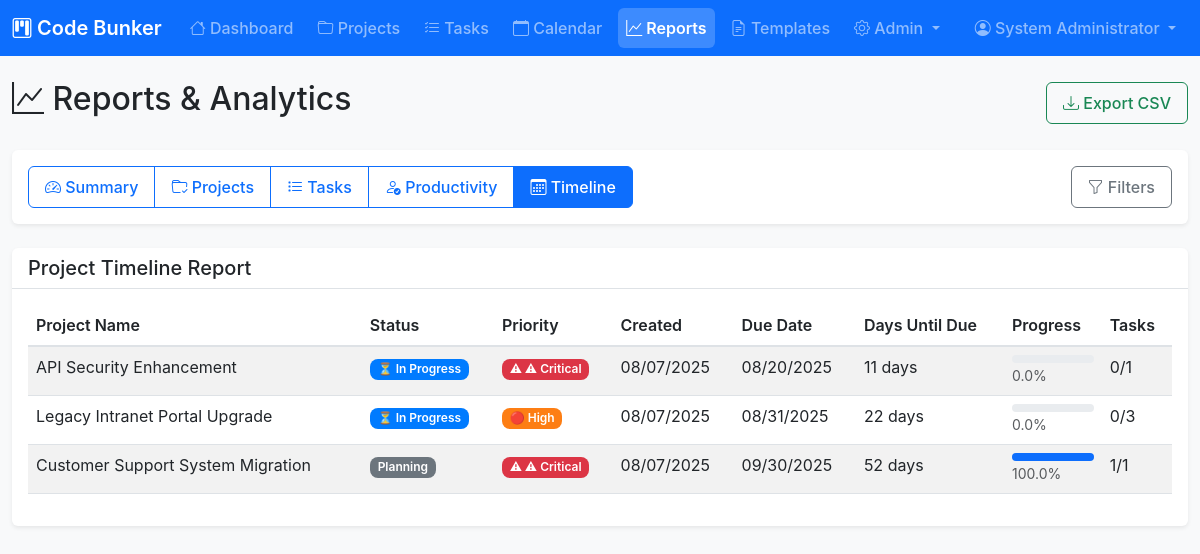
/pages/reports.php?type=timeline (signed in), run on the app's committed database.
### tables this page shows
CREATE TABLE projects (
    id INT AUTO_INCREMENT PRIMARY KEY,
    name VARCHAR(255) NOT NULL,
    description TEXT,
    category VARCHAR(100) DEFAULT 'Development Project',
    priority ENUM('critical', 'high', 'medium', 'low') DEFAULT 'medium',
    status ENUM('planning', 'in_progress', 'testing', 'completed', 'on_hold') DEFAULT 'planning',
    current_version VARCHAR(50),
    target_version VARCHAR(50),
    start_date DATE,
    due_date DATE,
    completion_date DATE NULL,
    estimated_hours DECIMAL(6,2) DEFAULT 0,
    actual_hours DECIMAL(6,2) DEFAULT 0,
    budget DECIMAL(10,2),
    created_by INT NOT NULL,
    assigned_to INT,
    created_at TIMESTAMP DEFAULT CURRENT_TIMESTAMP,
    updated_at TIMESTAMP DEFAULT CURRENT_TIMESTAMP ON UPDATE CURRENT_TIMESTAMP,
    FOREIGN KEY (created_by) REFERENCES users(id) ON DELETE RESTRICT,
    FOREIGN KEY (assigned_to) REFERENCES users(id) ON DELETE SET NULL,
    INDEX idx_status (status),
    INDEX idx_priority (priority),
    INDEX idx_due_date (due_date),
    INDEX idx_category (category)
);

### pages/reports.php (the view, shortened to what the rows shown need)
<?php
require_once dirname(__FILE__) . '/../includes/header.php';
$filters = [];
$reportType = $_GET['type'] ?? 'summary';
$reportData = [];
$summary = [];
switch ($reportType) {
    case 'timeline':
        $reportData = generateTimelineReport($filters);
        break;
}
?>
<div class="row mb-4">
    <div class="col-12">
        <div class="d-flex justify-content-between align-items-center">
            <h2><i class="bi bi-graph-up"></i> Reports & Analytics</h2>
        </div>
    </div>
</div>
<?php if ($reportType === 'summary'): ?>
<div class="row">
    <div class="col-xl-3 col-md-6 mb-4">
        <div class="card dashboard-card">
            <div class="card-body">
                <div class="d-flex justify-content-between">
                    <div>
                        <div class="card-title h6">Total Projects</div>
                        <div class="display-4"><?php echo $summary['projects']['total_projects'] ?? 0; ?></div>
                    </div>
                    <div class="align-self-center">
                        <i class="bi bi-folder fs-1"></i>
                    </div>
                </div>
            </div>
        </div>
    </div>
    <div class="col-xl-3 col-md-6 mb-4">
        <div class="card dashboard-card success">
            <div class="card-body">
                <div class="d-flex justify-content-between">
                    <div>
                        <div class="card-title h6">Completion Rate</div>
                        <div class="display-4"><?php echo $summary['completion_rate'] ?? 0; ?>%</div>
                    </div>
                    <div class="align-self-center">
                        <i class="bi bi-check-circle fs-1"></i>
                    </div>
                </div>
            </div>
        </div>
    </div>
    <div class="col-xl-3 col-md-6 mb-4">
        <div class="card dashboard-card warning">
            <div class="card-body">
                <div class="d-flex justify-content-between">
                    <div>
                        <div class="card-title h6">Total Tasks</div>
                        <div class="display-4"><?php echo $summary['tasks']['total_tasks'] ?? 0; ?></div>
                    </div>
                    <div class="align-self-center">
                        <i class="bi bi-list-task fs-1"></i>
                    </div>
                </div>
            </div>
        </div>
    </div>
    <div class="col-xl-3 col-md-6 mb-4">
        <div class="card dashboard-card info">
            <div class="card-body">
                <div class="d-flex justify-content-between">
                    <div>
                        <div class="card-title h6">Total Hours</div>
                        <div class="display-4"><?php echo number_format($summary['tasks']['total_hours'] ?? 0, 0); ?></div>
                    </div>
                    <div class="align-self-center">
                        <i class="bi bi-clock fs-1"></i>
                    </div>
                </div>
            </div>
        </div>
    </div>
</div>
<div class="row">
    <div class="col-lg-6 mb-4">
        <div class="card">
            <div class="card-header">
                <h5 class="card-title mb-0"><?php echo isFeatureEnabled('budget_tracking') ? 'Budget Summary' : 'Project Summary'; ?></h5>
            </div>
            <div class="card-body">
                <div class="row">
                    <?php if (isFeatureEnabled('budget_tracking')): ?>
                    <div class="col-6">
                        <div class="metric">
                            <h3 class="text-primary">$<?php echo number_format($summary['projects']['total_budget'] ?? 0, 0); ?></h3>
                            <p class="text-muted mb-0">Total Budget</p>
                        </div>
                    </div>
                    <div class="col-6">
                        <div class="metric">
                            <h3 class="text-success">$<?php echo number_format($summary['projects']['avg_budget'] ?? 0, 0); ?></h3>
                            <p class="text-muted mb-0">Average per Project</p>
                        </div>
                    </div>
                    <?php else: ?>
                    <div class="col-6">
                        <div class="metric">
                            <h3 class="text-info"><?php echo $summary['projects']['active_projects'] ?? 0; ?></h3>
                            <p class="text-muted mb-0">Active Projects</p>
                        </div>
                    </div>
                    <div class="col-6">
                        <div class="metric">
                            <h3 class="text-warning"><?php echo number_format($summary['tasks']['avg_hours_per_task'] ?? 0, 1); ?></h3>
                            <p class="text-muted mb-0">Avg Hours per Task</p>
                        </div>
                    </div>
                    <?php endif; ?>
                </div>
            </div>
        </div>
    </div>
    <div class="col-lg-6 mb-4">
        <div class="card">
            <div class="card-header">
                <h5 class="card-title mb-0">Task Efficiency</h5>
            </div>
            <div class="card-body">
                <div class="row">
                    <div class="col-6">
                        <div class="metric">
                            <h3 class="text-info"><?php echo number_format($summary['tasks']['avg_hours_per_task'] ?? 0, 1); ?></h3>
                            <p class="text-muted mb-0">Hours per Task</p>
                        </div>
                    </div>
                    <div class="col-6">
                        <div class="metric">
                            <h3 class="text-warning"><?php echo $summary['tasks']['completed_tasks'] ?? 0; ?></h3>
                            <p class="text-muted mb-0">Completed Tasks</p>
                        </div>
                    </div>
                </div>
            </div>
        </div>
    </div>
</div>
<?php elseif ($reportType === 'timeline'): ?>
<div class="row">
    <div class="col-12">
        <div class="card">
            <div class="card-body">
                <?php if (empty($reportData)): ?>
                <div class="text-center py-4">
                    <i class="bi bi-calendar-x fs-1 text-muted"></i>
                    <p class="text-muted mt-2">No timeline data found for the selected filters.</p>
                </div>
                <?php else: ?>
                <div class="table-responsive">
                    <table class="table table-striped">
                        <thead>
                            <tr>
                                <th>Project Name</th>
                                <th>Status</th>
                                <th>Priority</th>
                                <th>Created</th>
                                <th>Due Date</th>
                                <th>Days Until Due</th>
                                <th>Progress</th>
                                <th>Tasks</th>
                            </tr>
                        </thead>
                        <tbody>
                            <?php foreach ($reportData as $row): ?>
                            <tr>
                                <td><?php echo htmlspecialchars($row['name']); ?></td>
                                <td><?php echo getStatusBadge($row['status'], 'project'); ?></td>
                                <td><?php echo getPriorityBadge($row['priority']); ?></td>
                                <td><?php echo formatDate($row['created_at']); ?></td>
                                <td>
                                    <?php if ($row['due_date']): ?>
                                        <?php echo formatDate($row['due_date']); ?>
                                    <?php else: ?>
                                        <span class="text-muted">Not set</span>
                                    <?php endif; ?>
                                </td>
                                <td>
                                    <?php if ($row['days_until_due'] !== null): ?>
                                        <?php if ($row['days_until_due'] < 0): ?>
                                            <span class="text-danger"><?php echo abs($row['days_until_due']); ?> days overdue</span>
                                        <?php elseif ($row['days_until_due'] == 0): ?>
                                            <span class="text-warning">Due today</span>
                                        <?php else: ?>
                                            <?php echo $row['days_until_due']; ?> days
                                        <?php endif; ?>
                                    <?php else: ?>
                                        <span class="text-muted">-</span>
                                    <?php endif; ?>
                                </td>
                                <td>
                                    <div class="progress" style="height: 8px;">
                                        <div class="progress-bar" role="progressbar"
                                             style="width: <?php echo $row['progress_percentage']; ?>%"
                                             aria-valuenow="<?php echo $row['progress_percentage']; ?>"
                                             aria-valuemin="0" aria-valuemax="100"></div>
                                    </div>
                                    <small class="text-muted"><?php echo $row['progress_percentage']; ?>%</small>
                                </td>
                                <td><?php echo $row['completed_tasks'] . '/' . $row['total_tasks']; ?></td>
                            </tr>
                            <?php endforeach; ?>
                        </tbody>
                    </table>
                </div>
                <?php endif; ?>
            </div>
        </div>
    </div>
</div>
<?php endif; ?>
<?php require_once dirname(__FILE__) . '/../includes/footer.php'; ?>

### config/config.php (shortened to what the rows shown need)
<?php
function formatDate($date, $format = DISPLAY_DATE_FORMAT) {
    try {
        $dateObj = new DateTime($date);
        return $dateObj->format($format);
    } catch (Exception $e) {
        return $date;
    }
}
function getStatusBadge($status, $type = 'project') {
    $statusLabels = ($type === 'task') ? TASK_STATUS : PROJECT_STATUS;
    $label = isset($statusLabels[$status]) ? $statusLabels[$status] : ucfirst($status);
    $color = isset(STATUS_COLORS[$status]) ? STATUS_COLORS[$status] : '#6c757d';
    $icon = '';
    switch($status) {
        case 'in_progress': $icon = '⏳ '; break;
    }
    return '<span class="badge badge-' . $status . '" style="background-color: ' . $color . '" aria-label="Status: ' . $label . '">' . $icon . $label . '</span>';
}
function getPriorityBadge($priority) {
    $label = isset(PRIORITY_LEVELS[$priority]) ? PRIORITY_LEVELS[$priority] : ucfirst($priority);
    $color = isset(PRIORITY_COLORS[$priority]) ? PRIORITY_COLORS[$priority] : '#6c757d';
    $icon = '';
    switch($priority) {
        case 'critical': $icon = '⚠ '; break;
        case 'high': $icon = '🔴 '; break;
    }
    return '<span class="badge badge-' . $priority . '" style="background-color: ' . $color . '" aria-label="Priority: ' . $label . '">' . $icon . $label . '</span>';
}
require_once CONFIG_PATH . '/database.php';
?>

### data on the page
projects: name "API Security Enhancement", status "⏳", status "In Progress", priority "⚠", priority "Critical", created_at "08/07/2025", due_date "08/20/2025", days_until_due "11", progress_percentage "0.0", completed_tasks "0", total_tasks "1"
projects: name "Legacy Intranet Portal Upgrade", status "⏳", status "In Progress", priority "🔴", priority "High", created_at "08/07/2025", due_date "08/31/2025", days_until_due "22", progress_percentage "0.0", completed_tasks "0", total_tasks "3"
projects: name "Customer Support System Migration", status "Planning", priority "⚠", priority "Critical", created_at "08/07/2025", due_date "09/30/2025", days_until_due "52", progress_percentage "100.0", completed_tasks "1", total_tasks "1"

### other printed values
APP_NAME "Code Bunker"
$currentUser['first_name'] . ' ' . $currentUser['last_name'] "System Administrator"
